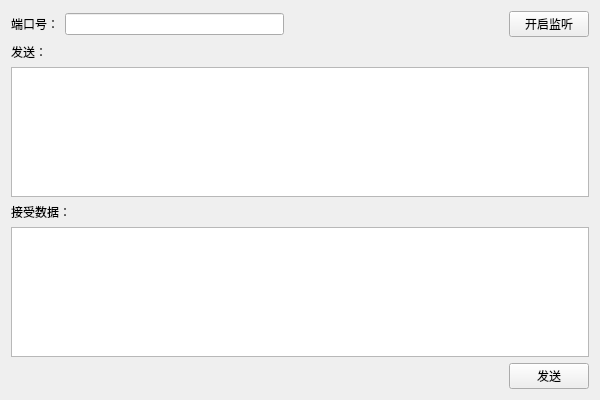
<?xml version="1.0" encoding="UTF-8"?>
<ui version="4.0">
 <class>TcpServerClass</class>
 <widget class="QWidget" name="TcpServerClass">
  <property name="geometry">
   <rect>
    <x>0</x>
    <y>0</y>
    <width>600</width>
    <height>400</height>
   </rect>
  </property>
  <property name="windowTitle">
   <string>TcpServer</string>
  </property>
  <layout class="QVBoxLayout" name="verticalLayout">
   <item>
    <layout class="QHBoxLayout" name="horizontalLayout">
     <property name="topMargin">
      <number>0</number>
     </property>
     <item>
      <widget class="QLabel" name="label_3">
       <property name="text">
        <string>端口号：</string>
       </property>
      </widget>
     </item>
     <item>
      <widget class="QLineEdit" name="lineEditPort"/>
     </item>
     <item>
      <spacer name="horizontalSpacer_2">
       <property name="orientation">
        <enum>Qt::Horizontal</enum>
       </property>
       <property name="sizeHint" stdset="0">
        <size>
         <width>40</width>
         <height>20</height>
        </size>
       </property>
      </spacer>
     </item>
     <item>
      <widget class="QPushButton" name="buttonListen">
       <property name="text">
        <string>开启监听</string>
       </property>
      </widget>
     </item>
    </layout>
   </item>
   <item>
    <widget class="QLabel" name="label_2">
     <property name="text">
      <string>发送：</string>
     </property>
    </widget>
   </item>
   <item>
    <widget class="QTextEdit" name="textEditSend"/>
   </item>
   <item>
    <widget class="QLabel" name="label">
     <property name="text">
      <string>接受数据：</string>
     </property>
    </widget>
   </item>
   <item>
    <widget class="QTextEdit" name="textEditReceive"/>
   </item>
   <item>
    <layout class="QHBoxLayout" name="horizontalLayout_2">
     <property name="topMargin">
      <number>0</number>
     </property>
     <item>
      <spacer name="horizontalSpacer">
       <property name="orientation">
        <enum>Qt::Horizontal</enum>
       </property>
       <property name="sizeHint" stdset="0">
        <size>
         <width>40</width>
         <height>20</height>
        </size>
       </property>
      </spacer>
     </item>
     <item>
      <widget class="QPushButton" name="buttonSend">
       <property name="text">
        <string>发送</string>
       </property>
      </widget>
     </item>
    </layout>
   </item>
  </layout>
 </widget>
 <layoutdefault spacing="6" margin="11"/>
 <resources>
  <include location="tcpserver.qrc"/>
 </resources>
 <connections/>
</ui>
